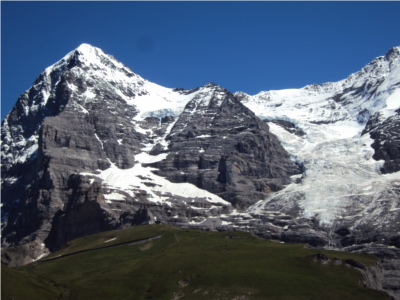
#> input picture 1Hill.JPG, 400 x 300 px, found by its file name
$ python Image_Mosaicing.py   (older library calls are emulated)
#> lines starting #> are read from the running program, lines starting #| are printed output that depends on the picture
import cv2
import numpy as np
from numpy.linalg import pinv
from matplotlib import pyplot as plt

def warpInv(p):
	output_inverse=np.matrix([[0.1]]*6)
	div=(1+p[0,0])*(1+p[3,0])-p[1,0]*p[2,0]
	output_inverse[0,0]=(-p[0,0]-p[0,0]*p[3,0]+p[1,0]*p[2,0])/div
	output_inverse[1,0]=(-p[1,0])/div
	output_inverse[2,0]=(-p[2,0])/div
	output_inverse[3,0]=(-p[3,0]-p[0,0]*p[3,0]+p[1,0]*p[2,0])/div
	output_inverse[4,0]=(-p[4,0]-p[3,0]*p[4,0]+p[2,0]*p[5,0])/div
	output_inverse[5,0]=(-p[5,0]-p[0,0]*p[5,0]+p[1,0]*p[4,0])/div
	return output_inverse

def get_New_Coordinate(img1,img2,img1_coord,img2_coord,w,sobelx,sobely):

	y1 = int(img1_coord[0])
	x1 = int(img1_coord[1])
	y2 = int(img2_coord[0])
	x2 = int(img2_coord[1])

	if(((y1+w)>len(img1)) or ((x1+w)>len(img1[0])) or ((y1-w)<0) or ((x1-w)<0) or ((y2+w)>len(img1)) or ((x2+w)>len(img1[0])) or ((y2-w)<0) or ((x2-w)<0)):
		return np.matrix([[1.0,0.0,0.0],[0.0,1.0,0.0]])
	(rows, cols) = img1.shape
	T = img1[y1-w:y1+w, x1-w:x1+w]
	y_array = np.tile(np.arange(rows), (cols,1))[0:2*w,0:2*w].T
	x_array = np.tile(np.arange(cols), (rows,1))[0:2*w,0:2*w]

	xgrad = sobelx[y1-w:y1+w, x1-w:x1+w]
	ygrad = sobely[y1-w:y1+w, x1-w:x1+w]

	steep_descent_img = np.array([np.multiply(xgrad, x_array), np.multiply(ygrad, x_array), np.multiply(xgrad, y_array), np.multiply(ygrad, y_array), xgrad, ygrad])

	hessian = np.tensordot(np.swapaxes(steep_descent_img.T,0,1), steep_descent_img.T, axes=([1,0],[0,1]))

	inv_hessian = pinv(hessian)

	p1,p2,p3,p4,p5,p6=0.0,0.0,0.0,0.0,0.0,0.0
	k=0
	bad_itr=0
	min_cost = float("inf")
	minW=np.matrix([[1.0,0.0,0.0],[0.0,1.0,0.0]])
	W=np.matrix([[1.0,0.0,0.0],[0.0,1.0,0.0]])

	while(k<=10000):
		try:
			k = k + 1
			pos = [[W.dot(np.matrix([[x2 + i - w], [y2 + j - w], [1]], dtype='float')) for i in range(2 * w)] for j in
				   range(2 * w)]
			if not (0 <= (pos[0][0])[0, 0] < cols and 0 <= (pos[0][0])[1, 0] < rows and 0 <= pos[w - 1][0][
				0, 0] < cols and 0 <= pos[w - 1][0][1, 0] < rows and 0 <= pos[0][w - 1][0, 0] < cols and 0 <=
				pos[0][w - 1][1, 0] < rows and 0 <= pos[w - 1][w - 1][0, 0] < cols and 0 <= pos[w - 1][w - 1][
				1, 0] < rows):
				return np.matrix([[-1], [-1]])

			I = np.matrix(
				[[img2[int((pos[i][j])[1, 0]), int((pos[i][j])[0, 0])] for j in range(2 * w)] for i in range(2 * w)])

			error_image = np.absolute(np.matrix(I, dtype='int') - np.matrix(T, dtype='int'))

			steepest_error = np.tensordot(steep_descent_img.T, np.expand_dims(error_image, axis=2),
										   axes=([1, 0], [0, 1]))
			current_cost = np.sum(np.absolute(steepest_error))
			delta_p = np.matmul(inv_hessian, steepest_error)
			dp = warpInv(delta_p)
			p1, p2, p3, p4, p5, p6 = p1 + dp[0, 0] + p1 * dp[0, 0] + p3 * dp[1, 0], p2 + dp[1, 0] + dp[0, 0] * p2 + p4 * \
									 dp[1, 0], p3 + dp[2, 0] + p1 * dp[2, 0] + p3 * dp[3, 0], p4 + dp[3, 0] + p2 * dp[
										 2, 0] + p4 * dp[3, 0], p5 + dp[4, 0] + p1 * dp[4, 0] + p3 * dp[5, 0], p6 + dp[
										 5, 0] + p2 * dp[4, 0] + p4 * dp[5, 0]
			W = np.matrix([[1 + p1, p3, p5], [p2, 1 + p4, p6]])

			if (current_cost <= min_cost):
				min_cost = current_cost
				bad_itr = 0
				minW = W
			else:
				bad_itr += 1

			if (bad_itr == 30):
				W = minW
				return W

			if (np.sum(np.absolute(delta_p)) < 0.0006):
				return W
		except:
			break;
	return W

img1 = cv2.imread("1Hill.jpg",0)
#> img1: shape (300, 400); min 9, max 255, mean 93.9
img1 = cv2.resize(img1, dsize = (0,0), fx = 0.5, fy = 0.5)
#> img1: shape (150, 200)
img2 = cv2.imread("2Hill.jpg",0)
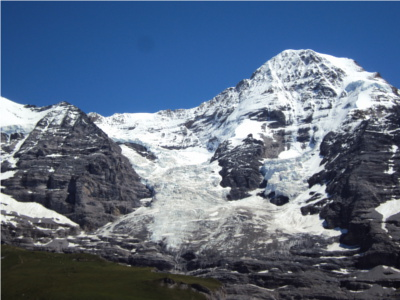
#> input picture 2Hill.JPG, 400 x 300 px, found by its file name
#> img2: shape (300, 400); min 8, max 255, mean 106.5
img2 = cv2.resize(img2, dsize = (0,0), fx = 0.5, fy = 0.5)
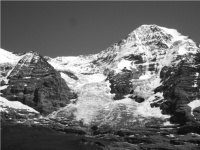
#> img2: shape (150, 200); min 11, max 255, mean 106.6


(rows, cols) = img1.shape
#> rows = 150; cols = 200
img2 = img2[0:rows,0:cols]
(rows, cols) = img1.shape

orb = cv2.ORB_create()
# find the keypoints and descriptors with ORB
kp1, des1 = orb.detectAndCompute(img1,None)
#> kp1 = 344 keypoints; strongest (x, y, size): (79, 73, 37.2), (81, 69, 31), (39, 31, 31), (76, 75, 44.6)
kp2, des2 = orb.detectAndCompute(img2,None)
#> kp2 = 346 keypoints; strongest (x, y, size): (111, 91, 31), (151, 105, 31), (108, 81, 31), (162, 97, 31)

# draw only keypoints location,not size and orientation
imgorb1 = cv2.drawKeypoints(img1, kp1, None, color=(0,255,0), flags=0)
imgorb2 = cv2.drawKeypoints(img2, kp2, None, color=(0,255,0), flags=0)
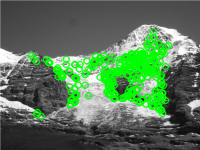
#> imgorb2: shape (150, 200, 3); mean of channels 0, 1, 2 87.4, 118.6, 87.4; drawn as B, G, R

# create BFMatcher object
bf = cv2.BFMatcher(cv2.NORM_HAMMING, crossCheck=True)
# Match descriptors.
matches = bf.match(des1,des2)
#> matches = 109 matches
# Sort them in the order of their distance.
matches = sorted(matches, key = lambda x:x.distance)
# Draw first 4 matches.
img3 = cv2.drawMatches(img1,kp1,img2,kp2,matches[:4],None, flags=2)
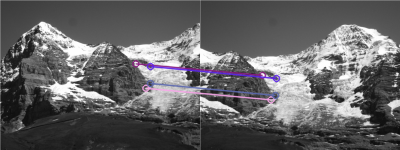
#> img3: shape (150, 400, 3); mean of channels 0, 1, 2 101.1, 99.6, 100.4; drawn as B, G, R
plt.imshow(img3),plt.show()

list_kp1 = np.array([kp1[matches[0].queryIdx].pt], dtype = np.float32)
#> list_kp1 = [[145.4, 87.84]]
list_kp2 = np.array([kp2[matches[0].trainIdx].pt], dtype = np.float32)
#> list_kp2 = [[70.56, 99.36]]

for mat in matches[1:4]:
	a = np.array([kp1[mat.queryIdx].pt], dtype = np.float32)
	b = np.array([kp2[mat.trainIdx].pt], dtype = np.float32)
	list_kp1 = np.concatenate((list_kp1, a))
	list_kp2 = np.concatenate((list_kp2, b))
#> this loop made 3 passes
#> (list_kp1, list_kp2) on passes 1 to 3: ([[145.4, 87.84], [150, 83]], [[70.56, 99.36], [75, 95]]), ([[145.4, 87.84], [150, 83], [135.4, 63.36]], [[70.56, 99.36], [75, 95], [61.92, 74.88]]), ([[145.4, 87.84], [150, 83], [135.4, 63.36], [150, 66]], [[70.56, 99.36], [75, 95], [61.92, 74.88], [76, 78]])

for i in range(len(list_kp1)):
	pass

	sobelx=cv2.Sobel(img1,cv2.CV_32F,1,0,ksize=5)
	sobely=cv2.Sobel(img1,cv2.CV_32F,0,1,ksize=5)
	W = get_New_Coordinate(img1,img2,list_kp1[i],list_kp2[i],15,sobelx,sobely)

	newPosses=[]
	img = cv2.warpAffine(img2,W,(cols+100,rows+100))

	img_ext = np.zeros([rows+100,cols+100])

	for i in range(rows+100):
		for j in range(cols+100):
			if (i<rows and j<cols):
				if(int(img[i,j])*int(img1[i,j]) == 0):
					img_ext[i,j] = int(img[i,j]) + int(img1[i,j])
				else:
					img_ext[i,j] = (int(img[i,j]) + int(img1[i,j]))/2
			else:
				img_ext[i,j] = int(img[i,j])

	plt.figure(4)
	plt.imshow(img_ext, cmap = "gray")
	plt.show()
#> this loop made 4 passes
#> (y1 in get_New_Coordinate, x1 in get_New_Coordinate, y2 in get_New_Coordinate, x2 in get_New_Coordinate, W) on passes 1, 2, 4: (145, 87, 70, 99, [[1, 0, 0], [0, 1, 0]]), (150, 83, 75, 95, [[1, 0, 0], [0, 1, 0]]), (150, 66, 76, 78, [[1, 0, 0], [0, 1, 0]])
#> (y1 in get_New_Coordinate, x1 in get_New_Coordinate, y2 in get_New_Coordinate, x2 in get_New_Coordinate, rows in get_New_Coordinate, cols in get_New_Coordinate) on pass 3: (135, 63, 61, 74, 150, 200)
#> pass 1, `sobely=cv2.Sobel(img1,cv2.CV_32F,0,1,ksize=5)`:
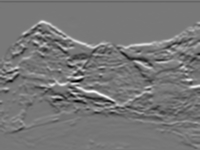
#> sobely: shape (150, 200) float32; min -8677, max 9803, mean -41.3; drawn with min black and max white
#> pass 1, `plt.show()`:
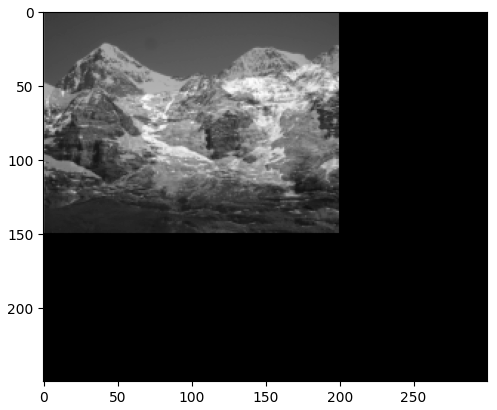
#> figure drawn by matplotlib, 1 panel
#> after the loop:
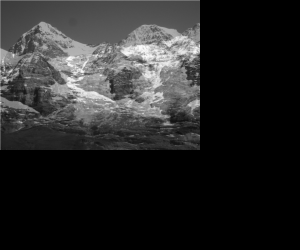
#> img_ext: shape (250, 300) float64; min 0, max 253.5, mean 40.1
